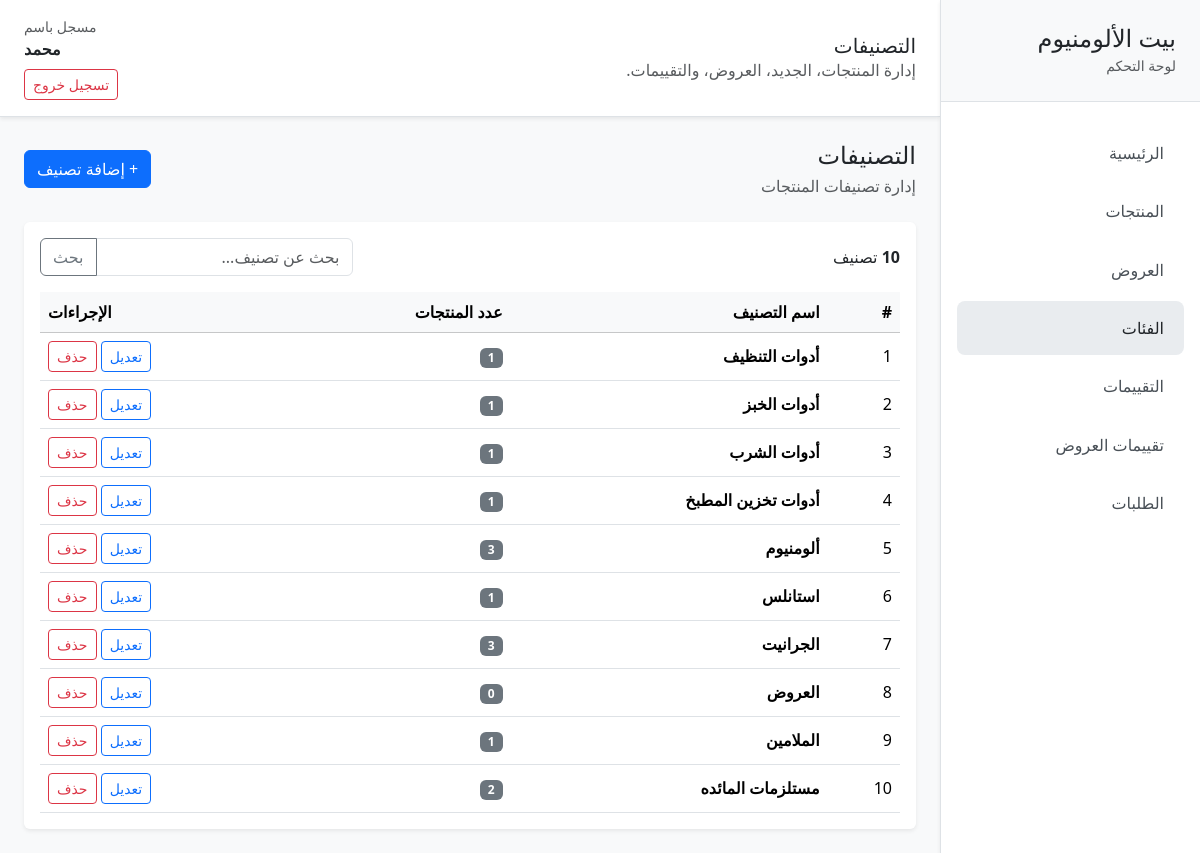
Screenshot of /dashboard/categories/ (signed in) with the database file from the repository.
### products/models.py (models this page shows, shortened)
class Category(models.Model):
    name = models.CharField(max_length=100)

### dashboard/views.py (the view)
# urls.py: path('dashboard/categories/', views.dashboard_categories, name='dashboard_categories'),
@login_required
def dashboard_categories(request):
    categories = Category.objects.all().order_by('name')
    search_query = request.GET.get('search', '').strip()
    if search_query:
        categories = categories.filter(name__icontains=search_query)
    context = {
        'categories': categories,
        'search_query': search_query,
        'active_page': 'categories',
    }
    return render(request, 'dashboard/categories_list.html', context)

### dashboard/templates/dashboard/categories_list.html (shortened to what this page needs)
{% extends "products/base.html" %}
{% block page_title %}التصنيفات{% endblock %}
{% block content %}
<div class="d-flex justify-content-between align-items-center mb-4">
  <div>
    <h2 class="h4 mb-1">التصنيفات</h2>
    <p class="text-muted mb-0">إدارة تصنيفات المنتجات</p>
  </div>
  <a href="{% url 'dashboard:add_category' %}" class="btn btn-primary">+ إضافة تصنيف</a>
</div>
<div class="card border-0 shadow-sm">
  <div class="card-body">
    <div class="d-flex justify-content-between align-items-center mb-3">
      <div>
        <strong>{{ categories|length }}</strong> تصنيف
      </div>
      <form method="GET" class="search-box">
        <div class="input-group">
          <input type="text" name="search" class="form-control" placeholder="بحث عن تصنيف..." value="{{ search_query }}" />
          <button class="btn btn-outline-secondary" type="submit">بحث</button>
        </div>
      </form>
    </div>
    {% if categories %}
    <div class="table-responsive">
      <table class="table table-hover align-middle mb-0">
        <thead class="table-light">
          <tr>
            <th>#</th>
            <th>اسم التصنيف</th>
            <th>عدد المنتجات</th>
            <th class="text-end">الإجراءات</th>
          </tr>
        </thead>
        <tbody>
          {% for category in categories %}
          <tr>
            <td>{{ forloop.counter }}</td>
            <td><strong>{{ category.name }}</strong></td>
            <td><span class="badge bg-secondary">{{ category.products.count }}</span></td>
            <td class="text-end">
              <a href="{% url 'dashboard:edit_category' category.pk %}" class="btn btn-sm btn-outline-primary">تعديل</a>
              <a href="{% url 'dashboard:delete_category' category.pk %}" class="btn btn-sm btn-outline-danger">حذف</a>
            </td>
          </tr>
          {% endfor %}
        </tbody>
      </table>
    </div>
    {% else %}
    <div class="text-center py-5">
      <h5>لا توجد تصنيفات</h5>
      <p class="text-muted">ابدأ بإضافة أول تصنيف للمنتجات.</p>
      <a href="{% url 'dashboard:add_category' %}" class="btn btn-primary">إضافة تصنيف</a>
    </div>
    {% endif %}
  </div>
</div>
{% endblock %}

### products/templates/products/base.html (shortened to what this page needs)
<!doctype html>
<html lang="ar" dir="rtl">
  <head>
    <link
      href="https://cdn.jsdelivr.net/npm/bootstrap@5.3.3/dist/css/bootstrap.rtl.min.css"
      rel="stylesheet"
    />
  </head>
  <body class="bg-light">
    <div class="dashboard-shell d-flex min-vh-100">
      <aside class="dashboard-sidebar bg-white border-end shadow-sm">
        <div class="sidebar-brand px-4 py-4 border-bottom">
          <h4 class="mb-0">بيت الألومنيوم</h4>
          <small class="text-muted">لوحة التحكم</small>
        </div>
        <nav class="sidebar-nav px-3 py-4">
          <a
            class="sidebar-link {% if active_page == 'dashboard' %}active{% endif %}"
            href="{% url 'dashboard:dashboard' %}"
          >
            الرئيسية
          </a>
          <a
            class="sidebar-link {% if active_page == 'products' %}active{% endif %}"
            href="{% url 'dashboard:dashboard_products' %}"
          >
            المنتجات
          </a>
          <a
            class="sidebar-link {% if active_page == 'offers' %}active{% endif %}"
            href="{% url 'offers:dashboard_offers' %}"
          >
            العروض
          </a>
          <a
            class="sidebar-link {% if active_page == 'categories' %}active{% endif %}"
            href="{% url 'dashboard:dashboard_categories' %}"
          >
            الفئات
          </a>
          <a
            class="sidebar-link {% if active_page == 'reviews' %}active{% endif %}"
            href="{% url 'dashboard:dashboard_reviews' %}"
          >
            التقييمات
          </a>
          <a
            class="sidebar-link {% if active_page == 'offer_reviews' %}active{% endif %}"
            href="{% url 'offers:dashboard_offer_reviews' %}"
          >
            تقييمات العروض
          </a>
          <a
            class="sidebar-link {% if active_page == 'orders' %}active{% endif %}"
            href="{% url 'orders:dashboard_orders' %}"
          >
            الطلبات
          </a>
        </nav>
      </aside>
      <main class="dashboard-main flex-grow-1">
        <header
          class="dashboard-header bg-white border-bottom py-3 px-4 shadow-sm"
        >
          <div class="d-flex justify-content-between align-items-center">
            <div>
              <h1 class="h5 mb-0">
                {% block page_title %}لوحة التحكم{% endblock %}
              </h1>
              <p class="text-muted mb-0">
                إدارة المنتجات، الجديد، العروض، والتقييمات.
              </p>
            </div>
            {% if user.is_authenticated %}
            <div class="text-end">
              <div class="small text-muted">مسجل باسم</div>
              <div class="fw-semibold">{{ user.username }}</div>
              <a
                href="{% url 'accounts:logout' %}"
                class="btn btn-sm btn-outline-danger mt-2"
                >تسجيل خروج</a
              >
            </div>
            {% endif %}
          </div>
        </header>
        <section class="dashboard-content p-4">
          {% block content %}{% endblock %}
        </section>
      </main>
    </div>
  </body>
</html>

### products/templates/products/base.html (style rules this page uses)
body { margin: 0; overflow: hidden; }
.dashboard-shell { height: 100vh; }
.dashboard-sidebar { position: fixed; top: 0; right: 0; width: 260px; height: 100vh; overflow-y: auto; background: #fff; border-left: 1px solid #dee2e6; z-index: 1000; }
.sidebar-brand { background: #f8f9fa; }
.sidebar-nav { display: flex; flex-direction: column; gap: 0.25rem; }
.sidebar-link { display: block; padding: 0.95rem 1.25rem; color: #495057; border-radius: 0.5rem; text-decoration: none; transition: background 0.15s ease, color 0.15s ease; }
.sidebar-link:hover, .sidebar-link.active { background: #e9ecef; color: #212529; }
.dashboard-main { margin-right: 260px; height: 100vh; overflow-y: auto; overflow-x: hidden; }
.dashboard-header { position: sticky; top: 0; z-index: 100; background: #fff; }
.dashboard-content { min-height: calc(100vh - 92px); }
.search-box { max-width: 420px; }

### rows the page displays
Category: name "أدوات التنظيف", products.count "1"
Category: name "أدوات الخبز", products.count "1"
Category: name "أدوات الشرب", products.count "1"
Category: name "أدوات تخزين المطبخ", products.count "1"
Category: name "ألومنيوم", products.count "3"
Category: name "استانلس", products.count "1"
Category: name "الجرانيت", products.count "3"
Category: name "العروض", products.count "0"
Category: name "الملامين", products.count "1"
Category: name "مستلزمات المائده", products.count "2"

### other values shown
{{ user.username }} "محمد"
{{ categories|length }} "10"
